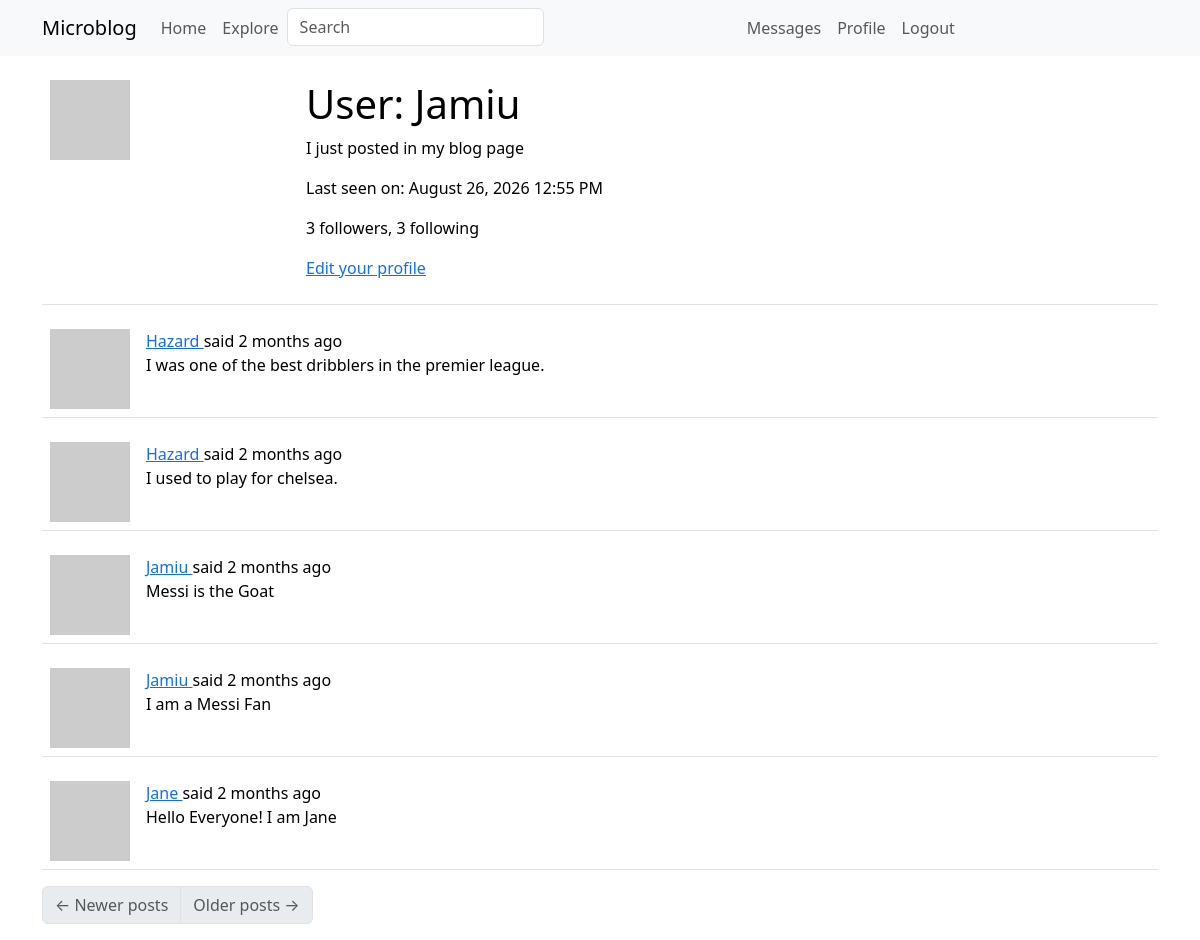
Before: /user/Jamiu (signed in) with the older database file.
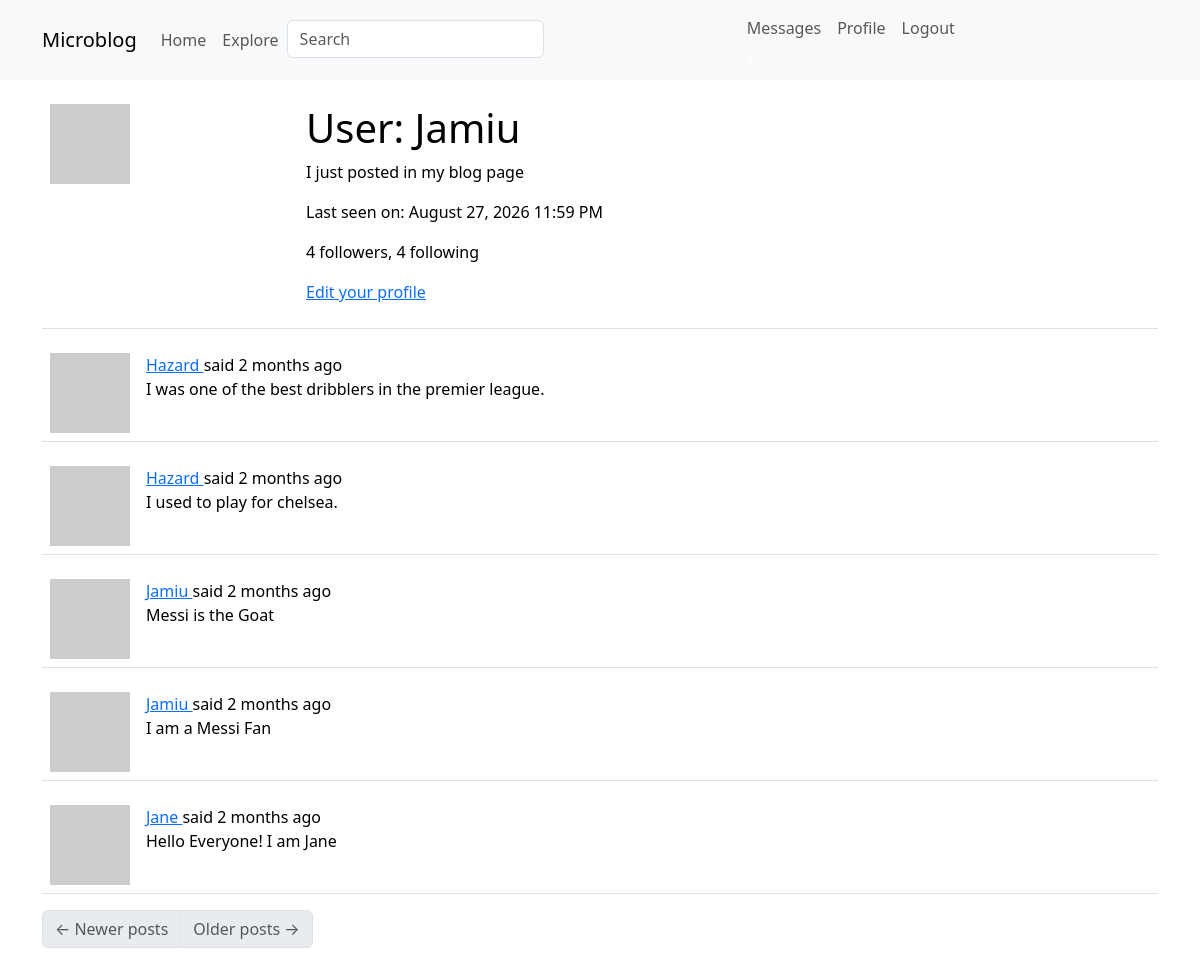
After: the same page with the newer database file.
### app/model.py (models this page shows, shortened)
class User(UserMixin, db.Model):
    id = db.Column(db.Integer, primary_key=True)
    username = db.Column(db.String(64), index=True, unique=True)
    email = db.Column(db.String(128), index=True, unique=True)
    password_hash = db.Column(db.String(128))
    about_me = db.Column(db.String(140))
    last_seen = db.Column(db.DateTime, default=lambda: datetime.now(UTC))
    last_messages_read_time = db.Column(db.DateTime)
    posts = db.relationship('Post', backref='author', lazy='dynamic')
    followed = db.relationship(
        'User', secondary=followers,
        primaryjoin=(followers.c.follower_id == id),
        secondaryjoin= (followers.c.followed_id == id),
        backref= db.backref('followers', lazy='dynamic'), lazy = 'dynamic'
    )
    messages_sent = db.relationship('Message', foreign_keys='Message.sender_id', backref='author', lazy='dynamic')
    messages_received = db.relationship('Message',
                                        foreign_keys='Message.recipient_id', backref='recipient', lazy='dynamic')
    notifications = db.relationship('Notifications', backref='user', lazy='dynamic')
    def avatar(self, size):
        digest = md5(self.email.lower().encode('utf-8')).hexdigest()
        return 'https://www.gravatar.com/avatar/{}?d=identicon&s={}'.format(digest, size)
    def new_messages(self):
        last_read_time = self.last_messages_read_time or datetime(1990, 1, 1)
        return Message.query.filter_by(recipient=self).filter(
            Message.timestamp > last_read_time
        ).count()

class SearchableMixin(object):
    @classmethod
    def before_commit(cls, session):
        session._changes = {
            'add': list(session.new),
            'update': list(session.dirty),
            'delete': list(session.deleted)
        }
    @classmethod
    def after_commit(cls, session):
        for obj in session._changes['add']:
            if isinstance(obj, SearchableMixin):
                add_to_index(obj.__tablename__, obj)
        for obj in session._changes['update']:
            if isinstance(obj, SearchableMixin):
                add_to_index(obj.__tablename__, obj)
        for obj in session._changes['delete']:
            if isinstance(obj, SearchableMixin):
                remove_from_index(obj.__tablename__, obj)
        session._changes = None

class Post(SearchableMixin, db.Model):
    __searchable__ = ['body']
    id = db.Column(db.Integer, primary_key=True)
    body = db.Column(db.String(64))
    timestamp = db.Column(db.DateTime, index=True, default=lambda: datetime.now(UTC))
    user_id = db.Column(db.Integer, db.ForeignKey('user.id'))

### app/main/routes.py (the view)
@bp.route('/user/<username>')
@login_required
def user(username):
    user = User.query.filter_by(username=username).first_or_404()
    page = request.args.get('page', 1, type=int)
    posts = Post.query.order_by(Post.timestamp.desc()).paginate(page=page, per_page=current_app.config['POSTS_PER_PAGE'],
                                                                error_out=False)
    next_url = url_for('main.user', username=user.username, page=posts.next_num) \
        if posts.has_next else None
    prev_url = url_for('main.user', username=user.username, page=posts.prev_num) \
        if posts.has_prev else None
    form = EmptyForm()
    return render_template('user.html', user=user, posts=posts,
                           next_url=next_url, prev_url=prev_url, form=form)

### app/main/forms.py
class SearchForm(FlaskForm):
    q = StringField(_l('Search'), validators=[DataRequired()])
    def __init__(self, *args, **kwargs):
        if 'formdata' not in kwargs:
            kwargs['formdata'] = request.args
        if 'csrf_enabled' not in kwargs:
            kwargs['csrf_enabled'] = False
        super(SearchForm, self).__init__(*args, **kwargs)

class EmptyForm(FlaskForm):
    submit = SubmitField('submit')

### app/__init__.py (called while the page is built)
def get_locale():
    return request.accept_languages.best_match(current_app.config['LANGUAGES'])

### app/main/routes.py (called while the page is built)
@bp.before_request
def before_request():
    if current_user.is_authenticated:
        current_user.last_seen = datetime.now(UTC)
        db.session.commit()
        g.search_form = SearchForm()
    g.locale = str(get_locale())

### app/model.py (called while the page is built)
@login.user_loader
def load_user(id):
    return User.query.get(int(id))

### app/templates/user.html (shortened to what this page needs)
{% extends "base.html" %}
{% block content %}
    <table class="table table-hover">
        <tr>
            <td width="256px"><img src="{{ user.avatar(256) }}"></td>
            <td>
                <h1>{{ _('User') }}: {{ user.username }}</h1>
                {% if user.about_me %}<p>{{ user.about_me }}</p>{% endif %}
                {% if user.last_seen %}
                <p>{{ _('Last seen on') }}: {{ moment(user.last_seen).format('LLL') }}</p>
                {% endif %}
                <p>{{ _('%(count)d followers', count=user.followers.count()) }},
                   {{ _('%(count)d following', count=user.followed.count()) }}</p>
                {% if user == current_user %}
                <p><a href="{{ url_for('main.edit_profile') }}">{{ _('Edit your profile') }}</a></p>
                {% endif %}
            </td>
        </tr>
    </table>
    {% for post in posts %}
        {% include '_post.html' %}
    {% endfor %}
    <nav aria-label="post navigation">
        <ul class="pagination">
            <li class="page-item{% if not prev_url %} disabled{% endif %}">
                <a class="page-link" href="{{ prev_url }}">
                    <span aria-hidden="true">&larr;</span> {{ _('Newer posts') }}
                </a>
            </li>
            <li class="page-item{% if not next_url %} disabled{% endif %}">
                <a class="page-link" href="{{ next_url }}">
                    {{ _('Older posts') }} <span aria-hidden="true">&rarr;</span>
                </a>
            </li>
        </ul>
    </nav>
{% endblock %}

### app/templates/base.html (shortened to what this page needs)
<!DOCTYPE html>
<html lang="en">
    <head>
        <link
            href="https://cdn.jsdelivr.net/npm/bootstrap@5.3.2/dist/css/bootstrap.min.css"
            rel="stylesheet"
>
    </head>
    <body>
        <nav class="navbar navbar-expand-lg bg-body-tertiary">
            <div class="container">
                <a class="navbar-brand" href="{{ url_for('main.index') }}">Microblog</a>
                <div class="collapse navbar-collapse" id="navbarSupportedContent" >
                    <ul class="navbar-nav me-auto mb-2 mb-lg-0">
                        <li class="nav-item">
                            <a class="nav-link" aria-current="page" href="{{ url_for('main.index') }}">{{ _('Home') }}</a>
                        </li>
                        <li class="nav-item">
                            <a class="nav-link" aria-current="page" href="{{ url_for('main.explore') }}">{{ _('Explore') }}</a>
                        </li>
                        {% if g.search_form %}
                        <form class="navbar-form navbar-left" method="get" action="{{ url_for('main.search') }}">
                            <div class="form-group">
                                {{ g.search_form.q(size=20, class='form-control', placeholder=g.search_form.q.label.text) }}
                            </div>
                        </form>
                        {% endif %}
                    </ul>
                    <ul class="navbar-nav me-auto mb-2 mb-lg-0">
                        {% if current_user.is_anonymous %}
                        <li class="nav-item">
                            <a class="nav-link" aria-current="page" href="{{ url_for('auth.login') }}">{{ _('Login') }}</a>
                        </li>
                        {% else %}
                        <li class="nav-item">
                            <a class="nav-link" aria-current="page" href="{{ url_for('main.messages') }}">{{ _('Messages') }}</a>
                            {% set new_messages = current_user.new_messages() %}
                            {% if new_messages %}
                            <span id="message_count" class="badge"
                                  style="visibility: {%if new_messages%}visible{%else%}hidden{%endif%}">
                            </span>
                            {% endif %}
                        </li>
                        <li class="nav-item">
                            <a class="nav-link" aria-current="page" href="{{ url_for('main.user', username=current_user.username) }}">{{ _('Profile') }}</a>
                        </li>
                        <li class="nav-item">
                            <a class="nav-link" aria-current="page" href="{{ url_for('auth.logout') }}">{{ _('Logout') }}</a>
                        </li>
                        {% endif %}
                    </ul>
                </div>
            </div>
        </nav>
        <div class="container mt-3">
            {% block content %}{% endblock %}
        </div>
    </body>
</html>

### app/templates/_post.html (shortened to what this page needs)
<table class="table table-hover">
    <tr>
        <td width="70px">
            <a href="{{ url_for('main.user', username=post.author.username) }}">
                    <img src="{{ post.author.avatar(70) }}" />
            </a>
        </td>
        <td>
                {{ _('%(username)s said %(when)s',
                    username=user_link, when=moment(post.timestamp).fromNow()) }}
            <br>
            {{ post.body }}
        </td>
    </tr>
</table>

Changed rows visible on the page:
changed User "Jamiu": last_seen "August 26, 2026 12:55 PM" → "August 27, 2026 11:59 PM"
Other visible differences:
text no longer shown: "3 followers 3 following"
text now shown: "4 followers 4 following"
